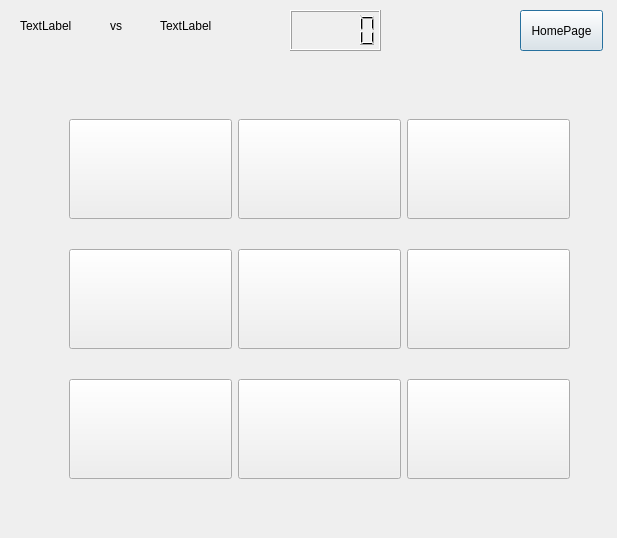
<?xml version="1.0" encoding="UTF-8"?>
<ui version="4.0">
 <class>Game</class>
 <widget class="QDialog" name="Game">
  <property name="geometry">
   <rect>
    <x>0</x>
    <y>0</y>
    <width>617</width>
    <height>538</height>
   </rect>
  </property>
  <property name="windowTitle">
   <string>Dialog</string>
  </property>
  <widget class="QLabel" name="player1Username">
   <property name="geometry">
    <rect>
     <x>20</x>
     <y>10</y>
     <width>81</width>
     <height>31</height>
    </rect>
   </property>
   <property name="text">
    <string>TextLabel</string>
   </property>
  </widget>
  <widget class="QLabel" name="player2Username">
   <property name="geometry">
    <rect>
     <x>160</x>
     <y>10</y>
     <width>81</width>
     <height>31</height>
    </rect>
   </property>
   <property name="text">
    <string>TextLabel</string>
   </property>
  </widget>
  <widget class="QLCDNumber" name="Timer">
   <property name="geometry">
    <rect>
     <x>290</x>
     <y>10</y>
     <width>91</width>
     <height>41</height>
    </rect>
   </property>
  </widget>
  <widget class="QPushButton" name="exitBtn">
   <property name="geometry">
    <rect>
     <x>520</x>
     <y>10</y>
     <width>83</width>
     <height>41</height>
    </rect>
   </property>
   <property name="text">
    <string>HomePage</string>
   </property>
  </widget>
  <widget class="QLabel" name="label">
   <property name="geometry">
    <rect>
     <x>110</x>
     <y>10</y>
     <width>21</width>
     <height>31</height>
    </rect>
   </property>
   <property name="text">
    <string>vs</string>
   </property>
  </widget>
  <widget class="QWidget" name="gridLayoutWidget">
   <property name="geometry">
    <rect>
     <x>69</x>
     <y>95</y>
     <width>501</width>
     <height>411</height>
    </rect>
   </property>
   <layout class="QGridLayout" name="h">
    <item row="1" column="1">
     <widget class="GameButton" name="btn5">
      <property name="minimumSize">
       <size>
        <width>0</width>
        <height>100</height>
       </size>
      </property>
      <property name="text">
       <string/>
      </property>
     </widget>
    </item>
    <item row="1" column="2">
     <widget class="GameButton" name="btn6">
      <property name="minimumSize">
       <size>
        <width>0</width>
        <height>100</height>
       </size>
      </property>
      <property name="text">
       <string/>
      </property>
     </widget>
    </item>
    <item row="1" column="0">
     <widget class="GameButton" name="btn4">
      <property name="minimumSize">
       <size>
        <width>0</width>
        <height>100</height>
       </size>
      </property>
      <property name="text">
       <string/>
      </property>
     </widget>
    </item>
    <item row="0" column="2">
     <widget class="GameButton" name="btn3">
      <property name="minimumSize">
       <size>
        <width>0</width>
        <height>100</height>
       </size>
      </property>
      <property name="text">
       <string/>
      </property>
     </widget>
    </item>
    <item row="0" column="1">
     <widget class="GameButton" name="btn2">
      <property name="minimumSize">
       <size>
        <width>0</width>
        <height>100</height>
       </size>
      </property>
      <property name="text">
       <string/>
      </property>
     </widget>
    </item>
    <item row="0" column="0">
     <widget class="GameButton" name="btn1">
      <property name="minimumSize">
       <size>
        <width>0</width>
        <height>100</height>
       </size>
      </property>
      <property name="text">
       <string/>
      </property>
     </widget>
    </item>
    <item row="2" column="0">
     <widget class="GameButton" name="btn7">
      <property name="minimumSize">
       <size>
        <width>0</width>
        <height>100</height>
       </size>
      </property>
      <property name="text">
       <string/>
      </property>
     </widget>
    </item>
    <item row="2" column="1">
     <widget class="GameButton" name="btn8">
      <property name="minimumSize">
       <size>
        <width>0</width>
        <height>100</height>
       </size>
      </property>
      <property name="text">
       <string/>
      </property>
     </widget>
    </item>
    <item row="2" column="2">
     <widget class="GameButton" name="btn9">
      <property name="minimumSize">
       <size>
        <width>0</width>
        <height>100</height>
       </size>
      </property>
      <property name="text">
       <string/>
      </property>
     </widget>
    </item>
   </layout>
  </widget>
 </widget>
 <customwidgets>
  <customwidget>
   <class>GameButton</class>
   <extends>QPushButton</extends>
   <header location="global">gamebutton.h</header>
  </customwidget>
 </customwidgets>
 <resources/>
 <connections/>
</ui>
